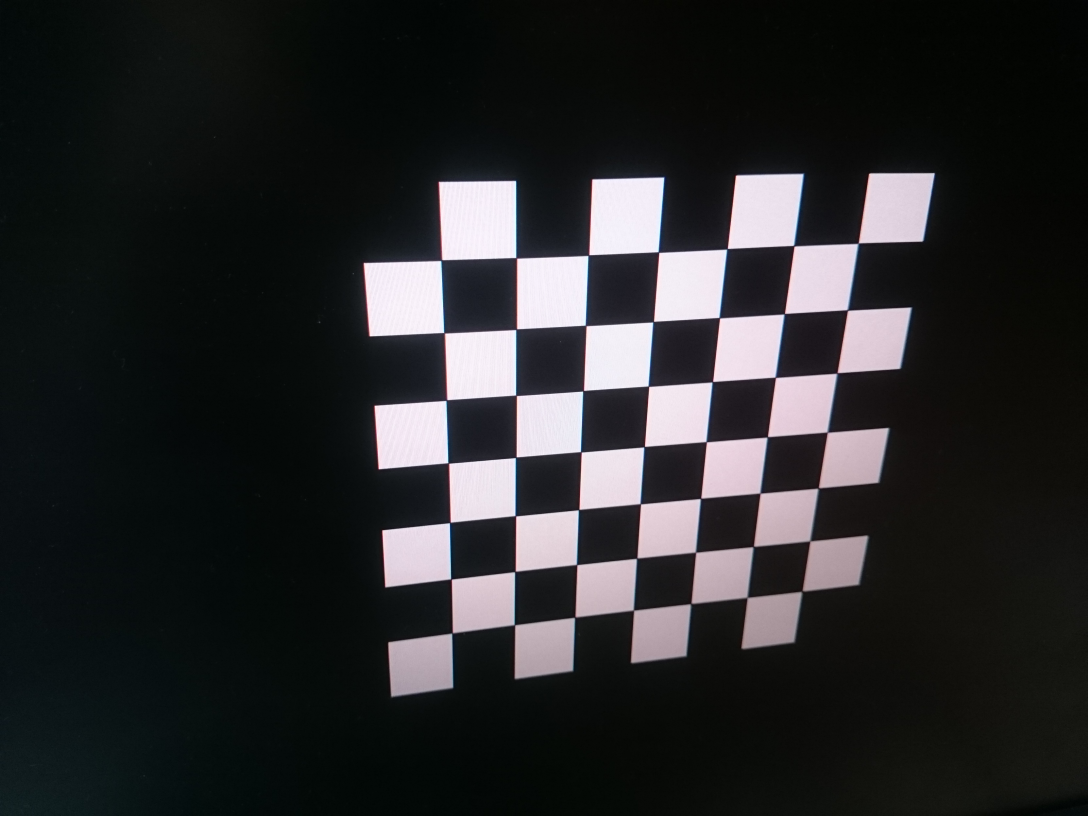
#> input picture images/chessboard/cal/DSC_0978.JPG, 3264 x 2448 px (shown at 1/3 size)
$ jupyter execute --allow-errors 'Advanced computer vision.ipynb'   (older library calls are emulated)
#> lines starting #> are read from the running program, lines starting #| are printed output that depends on the picture; after the words box and inside, x2 and y2 are one past the last pixel; in counts of white or black regions, pixels touching at a corner belong together
# Advenced Computer Vision

## Camera Calibration

[cell 1]
import cv2
import numpy as np
import matplotlib.pyplot as plt
import matplotlib.image as mpimg

[cell 2]
# read the an image
# cal_img_path = "/home/yousof/SDC/DATA/chessboard/source"
cal_img_path = "images/chessboard/cal"
img = mpimg.imread (cal_img_path+"/DSC_0978.JPG")
#> img is the input picture: shape (2448, 3264, 3); mean R, G, B 42.6, 43, 44.2
# img = mpimg.imread (cal_img_path+"/chessboard.jpg")
plt.imshow(img)
plt.show()

[cell 3]
# % matplotlib qt
objpoints=[]
imgpoints=[]

objp=np.zeros((7*7,3),np.float32)
objp[:,:2] = np.mgrid[0:7,0:7].T.reshape(-1,2)
# print(objp)

gray = cv2.cvtColor(img,cv2.COLOR_RGB2GRAY)
plt.imshow(gray,cmap='gray')
plt.show()

plt.figure()
gray_editted = cv2.blur(gray,(10,10))
gray_editted = (gray_editted>110)*255
#> gray_editted: shape (2448, 3264) int64; 14.2% white; 19 white regions, largest, box (x1, y1, x2, y2) and area: (1316, 542, 2455, 1640) 231281, (1091, 782, 2103, 1676) 193124, (1767, 532, 2667, 1464) 190339
gray_editted = 255-np.uint8(gray_editted)
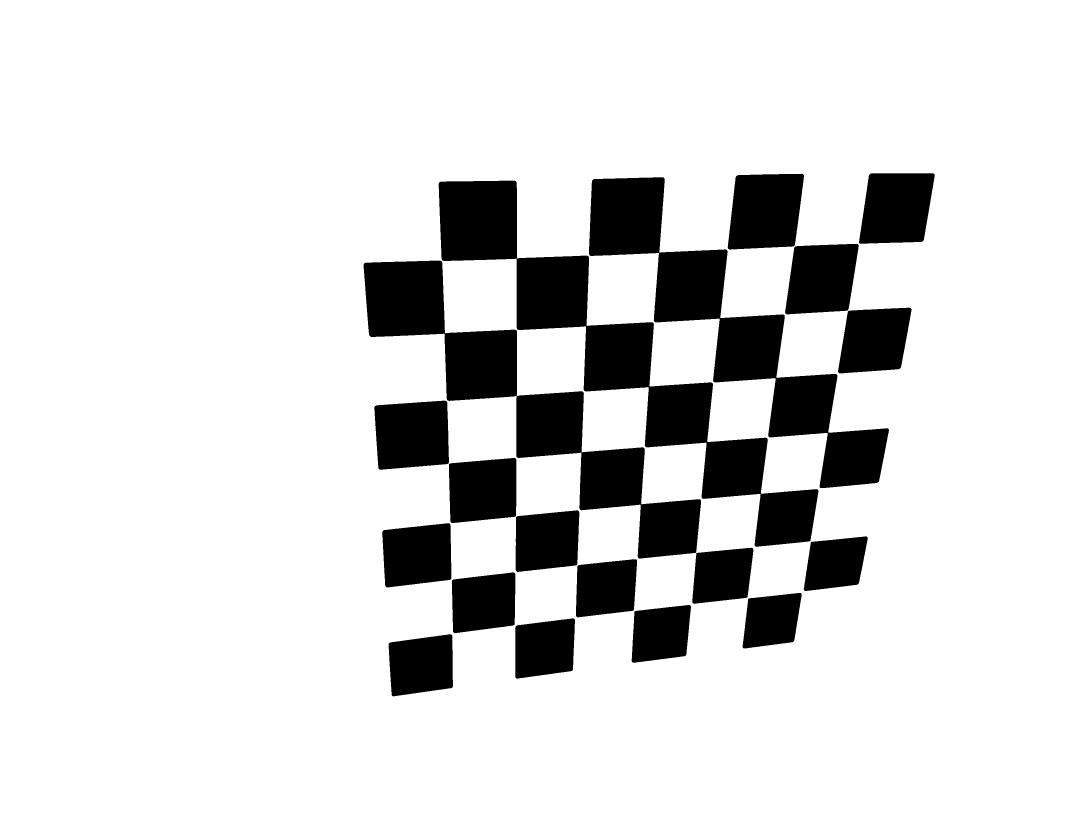
#> gray_editted: shape (2448, 3264) (shown at 1/3 size); 85.8% white; 19 black regions, largest, box (x1, y1, x2, y2) and area: (1316, 542, 2455, 1640) 231281, (1091, 782, 2103, 1676) 193124, (1767, 532, 2667, 1464) 190339
plt.imshow(gray_editted,cmap='gray')
plt.show()

[cell 4]
ret, corners = cv2.findChessboardCorners(gray_editted,(7,7),None)
#> ret = True; corners = 49 rows, first 8: [2575.5, 730.5], [2544.3, 932.3], [2514, 1121.5], [2483.5, 1298], [2456.5, 1465.5], [2429.3, 1623.5], [2407.5, 1775], [2384, 737.5]
print("ret",ret)
#| ret True
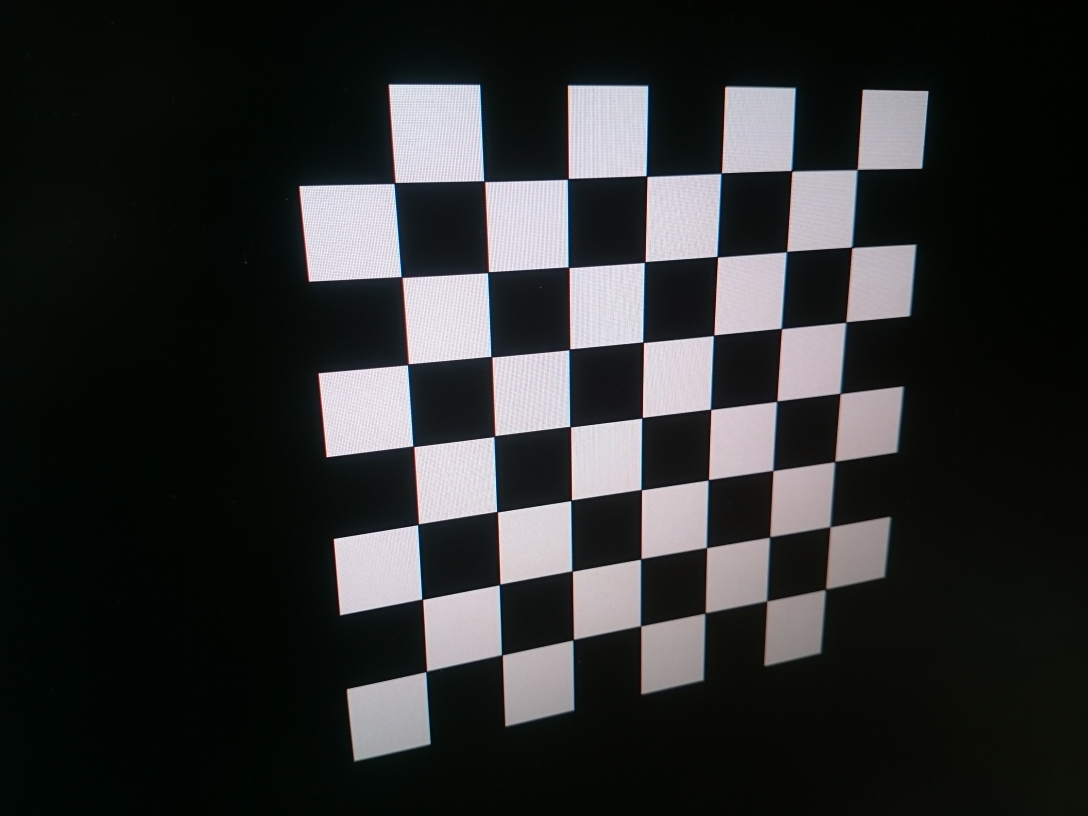
#> input picture images/chessboard/cal/DSC_0977.JPG, 3264 x 2448 px (shown at 1/3 size)
#> further down, img is the input picture: shape (2448, 3264, 3); mean R, G, B 47.1, 48.4, 48.2
#> `gray_editted = (gray_editted>110)*255`:
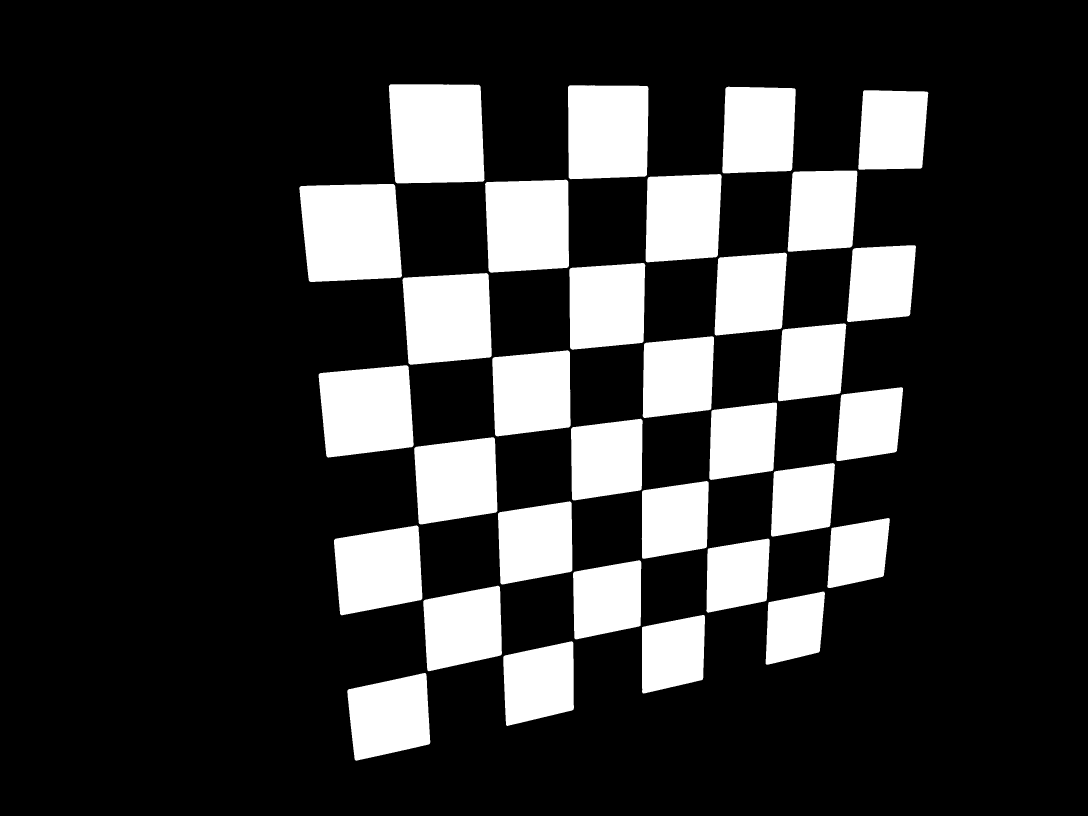
#> gray_editted: shape (2448, 3264) int64 (shown at 1/3 size); 19.8% white; 32 white regions, largest, box (x1, y1, x2, y2) and area: (898, 552, 1206, 846) 81199, (1166, 253, 1454, 550) 80084, (956, 1096, 1241, 1373) 67064
#> `ret, corners = cv2.findChessboardCorners(gray_editted,(7,7))`: corners = 49 rows, first 8: [1182.5, 548], [1452.5, 547], [1703.5, 537], [1942.5, 528.5], [2163.5, 519], [2374, 516], [2571.5, 508.5], [1206.5, 832]
# print("corners",corners)

#> (the rest of this cell did not finish here and is left out)

[cell 5]
import glob

images = glob.glob(cal_img_path + '/DSC_*.JPG')
print(len(images))

objpoints=[]
imgpoints=[]

objp=np.zeros((7*7,3),np.float32)
objp[:,:2] = np.mgrid[0:7,0:7].T.reshape(-1,2)

i = 1
#> (the rest of this cell did not finish here and is left out)

[cell 6]
ret, mtx, dist, rvecs, tvecs = cv2.calibrateCamera(objpoints, imgpoints, gray.shape[::-1], None, None)
#> ret = 1.26; mtx = [[2505.6, 0, 1584.7], [0, 2491.8, 1237.7], [0, 0, 1]]; dist = [[0.334, -1.1, 0.00101, -0.00451, 0.642]]; rvecs = ([0.27, -0.323, -0.0707],); tvecs = ([-1.43, -2.48, 9.17],)
# print(ret, mtx, dist, rvecs, tvecs)

#> (a cell that did not finish here is left out)

### Quiz

[cell 8]
import pickle
import cv2
import numpy as np
import matplotlib.pyplot as plt
import matplotlib.image as mpimg

# Read in the saved camera matrix and distortion coefficients
# These are the arrays you calculated using cv2.calibrateCamera()
#> (the rest of this cell did not finish here and is left out)

# Edge Detection

[cell 9]
import numpy as np
import cv2
import matplotlib.pyplot as plt
import matplotlib.image as mpimg
import pickle

# Read in an image and grayscale it
image = mpimg.imread('images/signs_vehicles_xygrad.png')
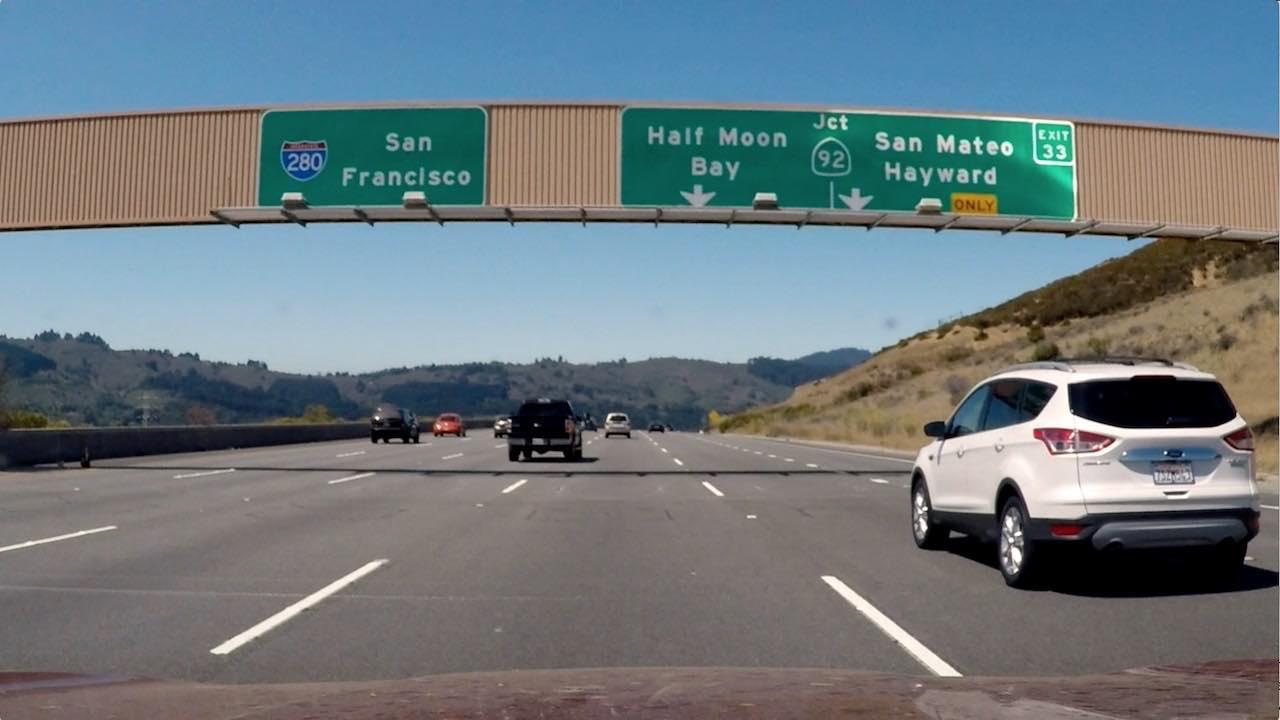
#> input picture images/signs_vehicles_xygrad.png, 1280 x 720 px
#> image is the input picture: shape (720, 1280, 3) float32; mean R, G, B 0.428, 0.477, 0.5

# Define a function that applies Sobel x or y,
# then takes an absolute value and applies a threshold.
# Note: calling your function with orient='x', thresh_min=5, thresh_max=100
# should produce output like the example image shown above this quiz.
def abs_sobel_thresh(img, orient='x', thresh_min=0, thresh_max=255):
    # Apply the following steps to img
    # 1) Convert to grayscale
#> called with orient = 'x', thresh_min = 20, thresh_max = 100
    gray = cv2.cvtColor(img,cv2.COLOR_RGB2GRAY)
#> gray: shape (720, 1280) float32
    # 2) Take the derivative in x or y given orient = 'x' or 'y'
    if orient is 'x':
        sobel_img = cv2.Sobel(gray, cv2.CV_64F, 1, 0)
    else:
        sobel_img = cv2.Sobel(gray, cv2.CV_64F, 0, 1)
    # 3) Take the absolute value of the derivative or gradient
    sobel_abs = np.absolute(sobel_img)
    # 4) Scale to 8-bit (0 - 255) then convert to type = np.uint8
    sobel_scaled = np.uint8(255*sobel_abs/np.max(sobel_abs))
#> `grad_binary = abs_sobel_thresh(image, orient='x', thresh_min=20, thres..`: grad_binary: shape (720, 1280); values 0 (black) and 1 (white), 7.9% white; 1378 white regions (1040 under 20 px), largest, box (x1, y1, x2, y2) and area: (1, 110, 242, 224) 18700, (1197, 132, 1247, 230) 2653, (1244, 136, 1279, 243) 1807
    # 5) Create a mask of 1's where the scaled gradient magnitude
            # is > thresh_min and < thresh_max
    binary_img = np.zeros_like(sobel_scaled)
    binary_img[(sobel_scaled >= thresh_min) & (sobel_scaled <= thresh_max)]=1
    # 6) Return this mask as your binary_output image
    return binary_img

[cell 10]
# Define a function that applies Sobel x and y,
# then computes the magnitude of the gradient
# and applies a threshold
def mag_thresh(img, sobel_kernel=3, mag_thresh=(0, 255)):
    # Apply the following steps to img
    # 1) Convert to grayscale
#> called with sobel_kernel = 3, mag_thresh = (30, 100)
    gray = cv2.cvtColor(img,cv2.COLOR_RGB2GRAY)
    # 2) Take the gradient in x and y separately
    sobelx = cv2.Sobel(gray, cv2.CV_64F, 1, 0,ksize=sobel_kernel)
    sobely = cv2.Sobel(gray, cv2.CV_64F, 0, 1,ksize=sobel_kernel)
    # 3) Calculate the magnitude
    abs_sobel = np.sqrt(np.power(sobelx,2)+np.power(sobely,2))
    # 4) Scale to 8-bit (0 - 255) and convert to type = np.uint8
    scaled_sobel = np.uint8(255*abs_sobel/np.max(abs_sobel))
#> `mag_binary = mag_thresh(image, sobel_kernel=3, mag_thresh=(30, 100))`: mag_binary: shape (720, 1280); values 0 (black) and 1 (white), 9.4% white in thin lines or dots
    # 5) Create a binary mask where mag thresholds are met
    binary_sobel = np.zeros_like(scaled_sobel)
    binary_sobel[(scaled_sobel>mag_thresh[0]) & (scaled_sobel<mag_thresh[1])] = 1
    # 6) Return this mask as your binary_output image
    return binary_sobel

[cell 11]
# Define a function that applies Sobel x and y,
# then computes the direction of the gradient
# and applies a threshold.
def dir_threshold(img, sobel_kernel=3, thresh=(0, np.pi/2)):
    # Apply the following steps to img
    # 1) Convert to grayscale
#> called with sobel_kernel = 15, thresh = (0.7, 1.3)
    gray = cv2.cvtColor(img,cv2.COLOR_RGB2GRAY)
    # 2) Take the gradient in x and y separately
    sobelx = cv2.Sobel(gray, cv2.CV_64F, 1, 0,ksize=sobel_kernel)
    sobely = cv2.Sobel(gray, cv2.CV_64F, 0, 1,ksize=sobel_kernel)
    # 3) Take the absolute value of the x and y gradients
    abs_sobelx = np.sqrt(np.power(sobelx,2))
    abs_sobely = np.sqrt(np.power(sobely,2))
    # 4) Use np.arctan2(abs_sobely, abs_sobelx) to calculate the direction of the gradient
    abs_angle = np.arctan2(abs_sobely, abs_sobelx)
    # 5) Create a binary mask where direction thresholds are met
    binary_output = np.zeros_like(abs_angle)
    binary_output [(abs_angle>thresh[0]) & (abs_angle<thresh[1])] = 1
    # 6) Return this mask as your binary_output image
    return binary_output

# Combine all three above filters

[cell 12]
# Run the function
grad_binary = abs_sobel_thresh(image, orient='x', thresh_min=20, thresh_max=100)
mag_binary = mag_thresh(image, sobel_kernel=3, mag_thresh=(30, 100))
dir_binary = dir_threshold(image, sobel_kernel=15, thresh=(0.7, 1.3))
#> dir_binary: shape (720, 1280) float64; values 0 (black) and 1 (white), 33.8% white in thin lines or dots

combined_image = np.logical_and(grad_binary,np.logical_and(mag_binary,dir_binary))
#> combined_image: shape (720, 1280) bool; 1.4% white in thin lines or dots
# Plot the result
f,ax= plt.subplots(figsize=(24, 15))
f.tight_layout()
ax1=plt.subplot2grid((3,2),(0,0))
ax1.imshow(image)
ax1.set_title('Original Image', fontsize=30)
ax2=plt.subplot2grid((3,2),(0,1))
ax2.imshow(combined_image, cmap='gray')
ax2.set_title('Thresholded Combi.', fontsize=30)
ax3=plt.subplot2grid((3,2),(1,0))
ax3.imshow(grad_binary, cmap='gray')
ax3.set_title('Thresholded grad.', fontsize=30)
ax4=plt.subplot2grid((3,2),(1,1))
ax4.imshow(mag_binary, cmap='gray')
ax4.set_title('Thresholded Mag.', fontsize=30)
ax5=plt.subplot2grid((3,2),(2,0))
ax5.imshow(dir_binary, cmap='gray')
ax5.set_title('Thresholded Dir.', fontsize=30)
plt.subplots_adjust(left=0., right=1, top=1.5, bottom=0.)
plt.show()

# Colorspaces
There is also HSV color space (hue, saturation, and value), and HLS space (hue, lightness, and saturation). These are some of the most commonly used color spaces in image analysis.

```
hls = cv2.cvtColor(im, cv2.COLOR_RGB2HLS)
```

### Quiz:

[cell 13]
import matplotlib.pyplot as plt
import matplotlib.image as mpimg
import numpy as np
import cv2

# Read in an image, you can also try test1.jpg or test4.jpg
#> (the rest of this cell did not finish here and is left out)

# Combination of gradient and colorspaces

[cell 14]
# Convert to HLS color space and separate the S channel
# Note: img is the undistorted image
hls = cv2.cvtColor(img, cv2.COLOR_RGB2HLS)
#> hls: shape (2448, 3264, 3); mean of channels 0, 1, 2 78.9, 48.2, 91.6
s_channel = hls[:,:,2]

# Grayscale image
# NOTE: we already saw that standard grayscaling lost color information for the lane lines
# Explore gradients in other colors spaces / color channels to see what might work better
gray = cv2.cvtColor(img, cv2.COLOR_RGB2GRAY)

# Sobel x
sobelx = cv2.Sobel(gray, cv2.CV_64F, 1, 0) # Take the derivative in x
#> sobelx: shape (2448, 3264) float64
abs_sobelx = np.absolute(sobelx) # Absolute x derivative to accentuate lines away from horizontal
#> abs_sobelx: shape (2448, 3264) float64
scaled_sobel = np.uint8(255*abs_sobelx/np.max(abs_sobelx))
#> scaled_sobel: shape (2448, 3264)

# Threshold x gradient
thresh_min = 20
thresh_max = 100
sxbinary = np.zeros_like(scaled_sobel)
sxbinary[(scaled_sobel >= thresh_min) & (scaled_sobel <= thresh_max)] = 1

# Threshold color channel
s_thresh_min = 170
s_thresh_max = 255
s_binary = np.zeros_like(s_channel)
s_binary[(s_channel >= s_thresh_min) & (s_channel <= s_thresh_max)] = 1

# Stack each channel to view their individual contributions in green and blue respectively
# This returns a stack of the two binary images, whose components you can see as different colors
color_binary = np.dstack(( np.zeros_like(sxbinary), sxbinary, s_binary))

# Combine the two binary thresholds
combined_binary = np.zeros_like(sxbinary)
combined_binary[(s_binary == 1) | (sxbinary == 1)] = 1

# Plotting thresholded images
f, (ax1, ax2) = plt.subplots(1, 2, figsize=(20,10))
ax1.set_title('Stacked thresholds')
ax1.imshow(color_binary)

ax2.set_title('Combined S channel and gradient thresholds')
ax2.imshow(combined_binary, cmap='gray')
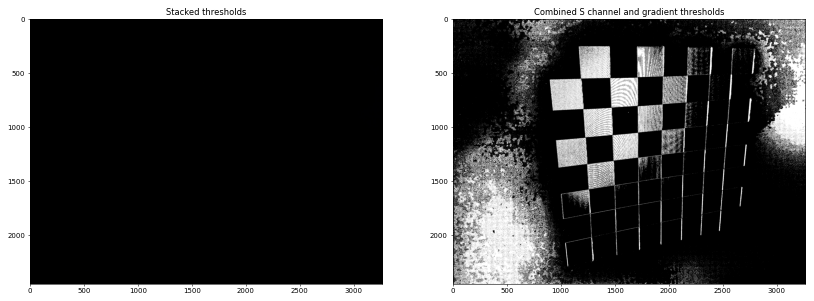
#> figure drawn by matplotlib, 2 panels
